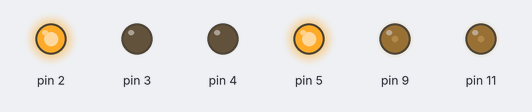
Recording of a sketch running on a simulated Arduino Uno, built with avr-gcc and run on an emulated ATmega328P. Parts: output pins drawn as LEDs (lit = HIGH).

Above: at 0.1 s.
At 10.1 s:
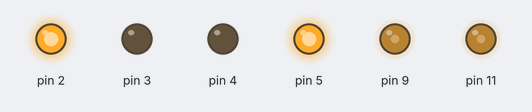
At 15.1 s:
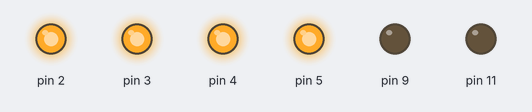
At 20.1 s:
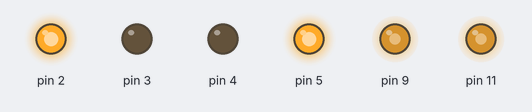
At 25.1 s:
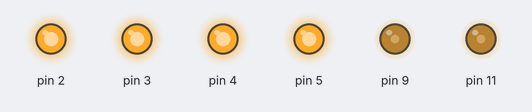
Timing chart, 0 to 36.5 s (numbered marks = the images above):
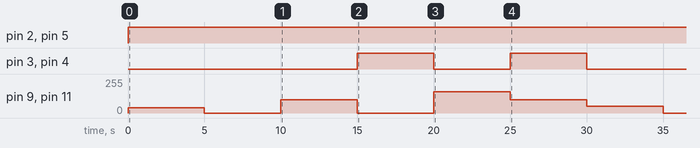

Measured:
- by itself, pin 2, pin 5: LOW → HIGH at 0.00 s
- by itself, pin 3, pin 4: alternates HIGH for 5.0 s and LOW for 5.0 s, 4 changes in all, then stays LOW
- by itself, pin 9, pin 11: 0/255 → 40/255 at 0.00 s, → 0/255 5.0 s later, → 100/255 5.0 s later, → 0/255 5.0 s later, … (8 changes in this stretch)

The sketch:

motor_driver__test2.ino
```cpp
int i;

void setup() {
pinMode(2,1);
pinMode(3,1);
pinMode(4,1);
pinMode(5,1);
pinMode(9,1);
pinMode(11,1);

}

void loop() {
  for(i=10;i<=100;i+=10){
digitalWrite(2,1);
digitalWrite(3,0);
digitalWrite(4,0);
digitalWrite(5,1);
analogWrite(9,30+i);
analogWrite(11,30+i);
delay(5000);
digitalWrite(2,1);
digitalWrite(3,0);
digitalWrite(4,0);
digitalWrite(5,1);
analogWrite(9,0);
analogWrite(11,0);
delay(5000);
digitalWrite(2,1);
digitalWrite(3,0);
digitalWrite(4,0);
digitalWrite(5,1);
analogWrite(9,90+i);
analogWrite(11,90+i);
delay(5000);
digitalWrite(2,1);
digitalWrite(3,1);
digitalWrite(4,1);
digitalWrite(5,1);
analogWrite(9,0);
analogWrite(11,0);
delay(5000);
digitalWrite(2,1);
digitalWrite(3,0);
digitalWrite(4,0);
digitalWrite(5,1);
analogWrite(9,150+i);
analogWrite(11,150+i);
delay(5000);
digitalWrite(2,1);
digitalWrite(3,1);
digitalWrite(4,1);
digitalWrite(5,1);
analogWrite(9,100);
analogWrite(11,100);
delay(5000);
  }
}
```
